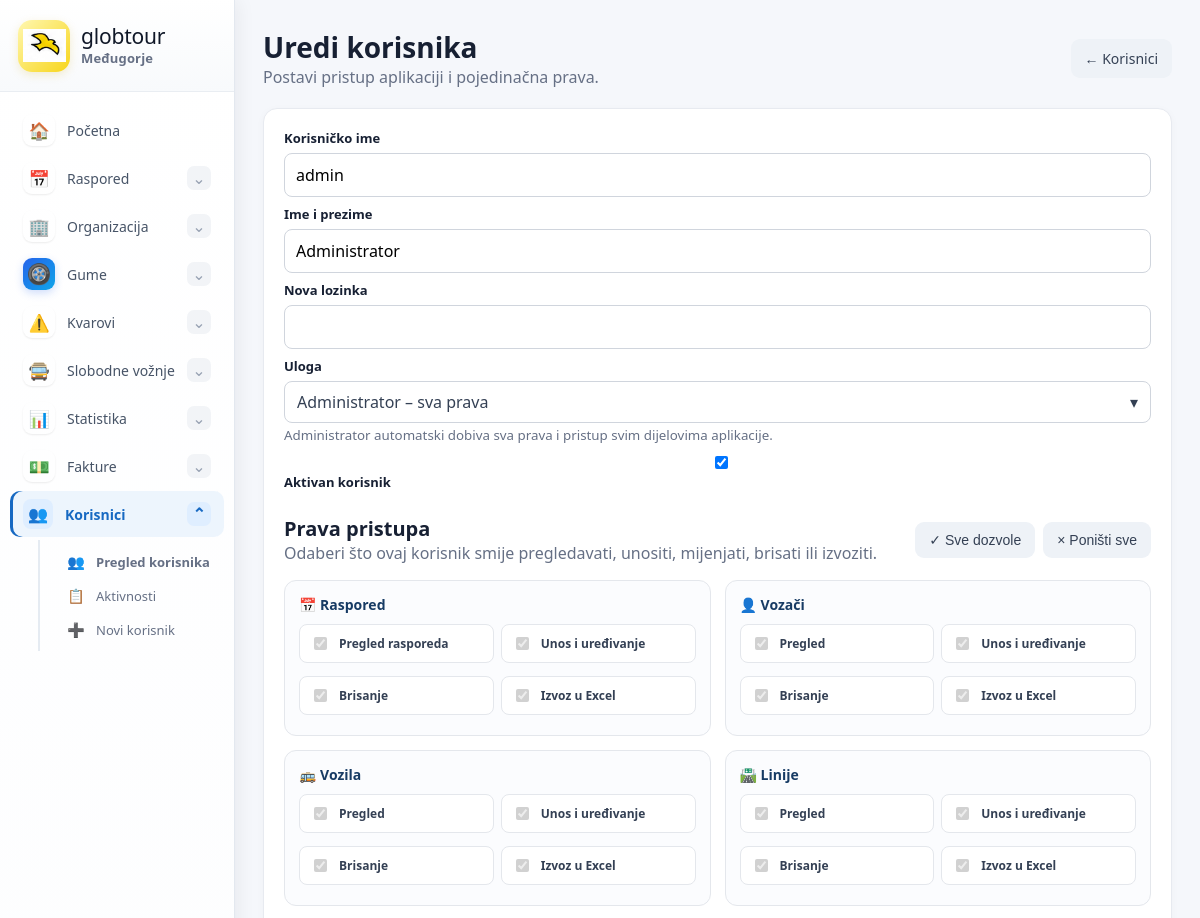
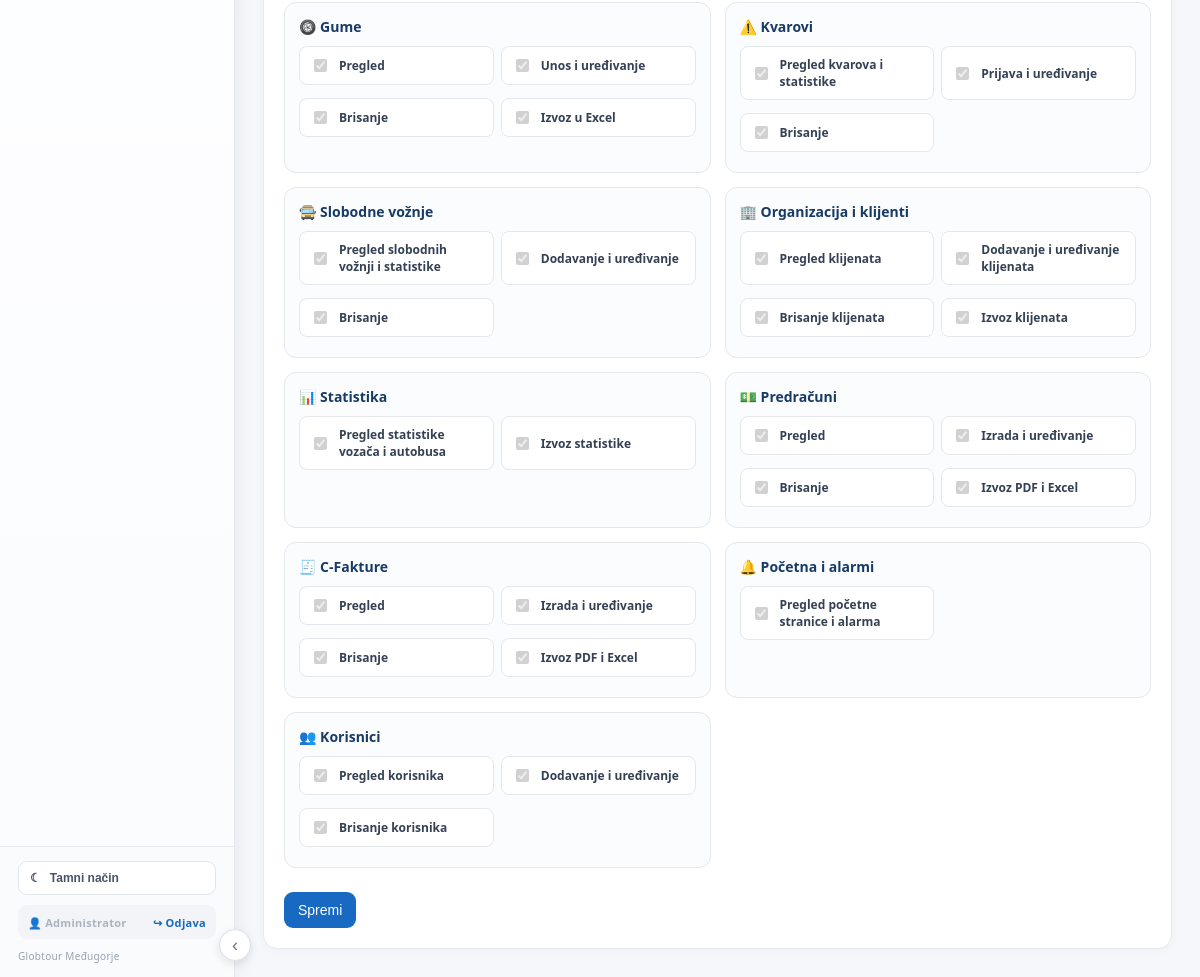
/korisnici/1/uredi (signed in), run on the app's committed database (2 pictures, top to bottom).
### tables this page shows
CREATE TABLE users (
        id INTEGER PRIMARY KEY AUTOINCREMENT,
        username TEXT UNIQUE NOT NULL,
        password_hash TEXT NOT NULL,
        full_name TEXT,
        role TEXT NOT NULL DEFAULT 'user',
        permissions TEXT DEFAULT '',
        active INTEGER NOT NULL DEFAULT 1
    );

### app.py (the view, shortened to what this page needs)
@permission_required("users_view", "users_edit")
@app.route("/korisnici/<int:id>/uredi",methods=["GET","POST"])
def edit_user(id):
    if not has_permission(auth_user(),"users_edit"): return render_template("403.html"),403
    c=db(); user=c.execute("SELECT * FROM users WHERE id=?",(id,)).fetchone()
    if not user: c.close(); abort(404)
    c.close()
    return render_template("user_form.html",user=user,permission_labels=PERMISSION_LABELS)

### app.py (called while the page is built, shortened)
@app.context_processor
def inject_today():
 return {'today':date.today().isoformat()}

def db():
 ensure_return_schema()
 c=sqlite3.connect(DB); c.row_factory=sqlite3.Row
 seed_known_line_durations(c)
 return c

@app.context_processor
def customer_select_options():
    try:
        c=db()
        rows=c.execute("SELECT id,name,id_number,vat_number,address,city,country,contact_person,phone,email,note FROM customers WHERE COALESCE(active,'Da')!='Ne' ORDER BY name COLLATE NOCASE").fetchall()
        c.close()
    except Exception:
        rows=[]
    return {"customer_rows":rows, "free_ride_customer_options":rows}

@app.context_processor
def inject_customer_lookup():
    def customer_by_name(name):
        return _customer_data(name)
    return {"customer_by_name":customer_by_name}

@app.context_processor
def inject_customers():
    try:
        c=db()
        rows=c.execute("SELECT name FROM customers WHERE COALESCE(active,'Da')!='Ne' ORDER BY name").fetchall()
        c.close()
    except Exception:
        rows=[]
    return {"customer_rows":rows}

@app.context_processor
def ctx(): return {"today":date.today().isoformat()}

def auth_user():
    uid=session.get("user_id")
    if not uid:
        return None
    try:
        c=db()
        row=c.execute("SELECT * FROM users WHERE id=? AND active=1",(uid,)).fetchone()
        c.close()
        return row
    except Exception:
        return None

def has_permission(user, key):
    if user is None:
        return False
    try:
        role=str(user["role"] or "").strip().lower()
        permissions=str(user["permissions"] or "")
        if role == "admin" or permissions.strip() == "*":
            return True
    except Exception:
        return False

@app.context_processor
def auth_context():
    return {"current_user": auth_user(), "has_permission": has_permission}

@app.before_request
def auth_guard():
    endpoint=request.endpoint or ""
    if endpoint in ("login", "static"):
        return None
    if not session.get("user_id"):
        return redirect(url_for("login"))
    return None

### templates/user_form.html (shortened to what this page needs)
{% extends "base.html" %}{% block content %}
<div class="title"><div><h1>{{'Uredi korisnika' if user else 'Novi korisnik'}}</h1><div class="muted">Postavi pristup aplikaciji i pojedinačna prava.</div></div><a class="btn secondary" href="/korisnici">← Korisnici</a></div>
<div class="panel"><form method="post">
<div class="form-grid">
<div class="field"><label>Korisničko ime</label><input name="username" value="{{user.username if user else ''}}" {% if user %}readonly{% else %}required{% endif %}></div>
<div class="field"><label>Ime i prezime</label><input name="full_name" value="{{user.full_name if user else ''}}"></div>
<div class="field"><label>{{'Nova lozinka' if user else 'Lozinka'}}</label><input type="password" name="password" {% if not user %}required{% endif %}></div>
<div class="field"><label>Uloga</label>
<small class="muted">Administrator automatski dobiva sva prava i pristup svim dijelovima aplikacije.</small>
</div>
</div>
{% if user %}<label class="check"><input type="checkbox" name="active" value="1" {% if user.active %}checked{% endif %}> Aktivan korisnik</label>{% else %}<input type="hidden" name="active" value="1">{% endif %}
<div class="permissions-head">
  <div>
    <h2 style="margin:0">Prava pristupa</h2>
    <div class="muted">Odaberi što ovaj korisnik smije pregledavati, unositi, mijenjati, brisati ili izvoziti.</div>
  </div>
  <div class="permission-actions">
    <button type="button" class="btn secondary" onclick="setAllPermissions(true)">✓ Sve dozvole</button>
    <button type="button" class="btn secondary" onclick="setAllPermissions(false)">× Poništi sve</button>
  </div>
</div>
{% set selected=(user.permissions.split(',') if user and user.permissions else []) %}
<div class="permission-groups">
  {% for group_name, items in groups %}
  <div class="permission-group">
    <h3>{{group_name}}</h3>
    <div class="permission-items">
      {% for key,label in items %}
      <label class="permission">
        <input type="checkbox" name="permissions" value="{{key}}" {% if key in selected %}checked{% endif %}>
        <span>{{label}}</span>
      </label>
      {% endfor %}
    </div>
  </div>
  {% endfor %}
</div>
<div style="margin-top:24px"><button class="btn">Spremi</button></div>
</form></div>{% endblock %}

### templates/base.html (shortened to what this page needs)
<!doctype html><html lang="hr"><head><meta charset="utf-8"><meta name="viewport" content="width=device-width,initial-scale=1"><title>Globtour Međugorje</title><link rel="stylesheet" href="{{url_for('static',filename='style.css')}}">
</head><body>
<aside class="sidebar">
  <div class="sidebar-brand">
    <a href="/" class="brand">
      <span class="brand-logo"><img src="{{url_for('static',filename='globtour-bird.png')}}" alt="Globtour"></span>
      <span class="brand-text"><span>globtour</span><strong>Međugorje</strong></span>
    </a>
  </div>
  <nav class="side-nav">
    <a class="side-link" href="/"><span class="side-icon main-nav-icon">🏠</span><span>Početna</span></a>
    <details class="side-group">
      <summary><span class="side-icon main-nav-icon">📅</span><span>Raspored</span><span class="chevron">⌄</span></summary>
    </details>
    <details class="side-group">
      <summary><span class="side-icon main-nav-icon">🏢</span><span>Organizacija</span><span class="chevron">⌄</span></summary>
    </details>
    <details class="side-group">
      <summary><span class="side-icon main-nav-icon tire-modern-icon">🛞</span><span>Gume</span><span class="chevron">⌄</span></summary>
    </details>
    {% if has_permission(current_user,"breakdowns_view") %}
<details class="side-group" {% if request.path.startswith('/kvarovi') %}open{% endif %}>
  <summary>
    <span class="side-icon main-nav-icon">⚠️</span>
    <span>Kvarovi</span>
    <span class="chevron">⌄</span>
  </summary>
</details>
{% endif %}
    <details class="side-group" {% if request.path.startswith('/slobodne-voznje') %}open{% endif %}>
      <summary><span class="side-icon main-nav-icon">🚍</span><span>Slobodne vožnje</span><span class="chevron">⌄</span></summary>
    </details>
    <details class="side-group" {% if request.path.startswith('/statistika') %}open{% endif %}>
      <summary><span class="side-icon main-nav-icon">📊</span><span>Statistika</span><span class="chevron">⌄</span></summary>
    </details>
    <details class="side-group" {% if request.path.startswith('/predracuni') or request.path.startswith('/c-fakture') %}open{% endif %}>
      <summary><span class="side-icon main-nav-icon">💵</span><span>Fakture</span><span class="chevron">⌄</span></summary>
    </details>
    <details class="side-group">
      <summary><span class="side-icon">👥</span><span>Korisnici</span><span class="chevron">⌄</span></summary>
      <div class="side-sub">
        <a href="/korisnici"><span class="sub-icon">👥</span>Pregled korisnika</a>
        {% if current_user and current_user["role"]=="admin" %}<a href="/aktivnosti"><span class="sub-icon">📋</span>Aktivnosti</a>{% endif %}
        <a href="/korisnici/novi"><span class="sub-icon">➕</span>Novi korisnik</a>
      </div>
    </details>
  </nav>
  <div class="sidebar-bottom">
    <button class="theme-toggle" type="button" onclick="toggleTheme()" aria-label="Promijeni temu">
      <span id="theme-icon">☾</span><span id="theme-label">Tamni način</span>
    </button>
    <div class="account-box">
      <span class="account-name">👤 {% if current_user %}{{current_user["full_name"] or current_user["username"]}}{% else %}Korisnik{% endif %}</span>
      <a class="logout-link" href="/logout">↪ Odjava</a>
    </div>
    <span class="sidebar-copy">Globtour Međugorje</span>
  </div>
</aside>
<button class="sidebar-toggle" type="button" onclick="toggleSidebar()" aria-label="Sakrij izbornik">‹</button>
<main class="wrap">{% with messages=get_flashed_messages(with_categories=true) %}{% for cat,msg in messages %}<div class="alert alert-{{cat}}">{{msg}}</div>{% endfor %}{% endwith %}{% block content %}{% endblock %}</main>
</body></html>

### data on the page
users: full_name "Administrator", username "admin", active "☑"

### other printed values
{{ 'Uredi korisnika' if user else 'Novi korisnik' }} "Uredi korisnika"
{{ 'Nova lozinka' if user else 'Lozinka' }} "Nova lozinka"
{{ group_name }} "📅 Raspored" "👤 Vozači" "🚌 Vozila" "🛣️ Linije" "🛞 Gume" "⚠️ Kvarovi" "🚍 Slobodne vožnje" "🏢 Organizacija i klijenti" "📊 Statistika" "💵 Predračuni" "🧾 C-Fakture" "🔔 Početna i alarmi" "👥 Korisnici"
{{ label }} "Pregled rasporeda" "Unos i uređivanje" "Brisanje" "Izvoz u Excel" "Pregled" "Unos i uređivanje" "Brisanje" "Izvoz u Excel" "Pregled" "Unos i uređivanje" "Brisanje" "Izvoz u Excel" "Pregled" "Unos i uređivanje" "Brisanje" "Izvoz u Excel" "Pregled" "Unos i uređivanje" "Brisanje" "Izvoz u Excel" "Pregled kvarova i statistike" "Prijava i uređivanje" "Brisanje" "Pregled slobodnih vožnji i statistike" "Dodavanje i uređivanje" "Brisanje" "Pregled klijenata" "Dodavanje i uređivanje klijenata" "Brisanje klijenata" "Izvoz klijenata" "Pregled statistike vozača i autobusa" "Izvoz statistike" "Pregled" "Izrada i uređivanje" "Brisanje" "Izvoz PDF i Excel" "Pregled" "Izrada i uređivanje" "Brisanje" "Izvoz PDF i Excel" "Pregled početne stranice i alarma" "Pregled korisnika" "Dodavanje i uređivanje" "Brisanje korisnika"
